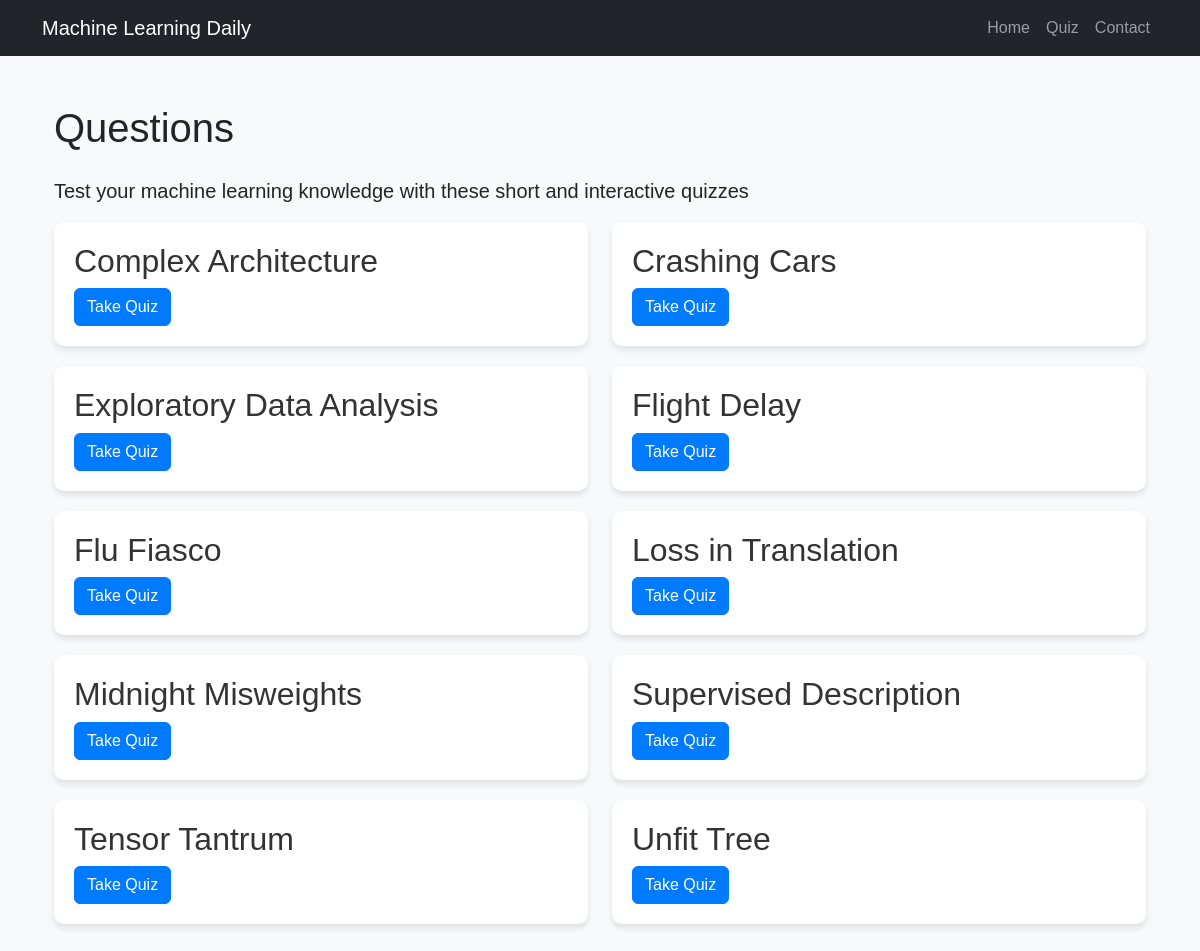
The page /quiz/ on the database as committed earlier.
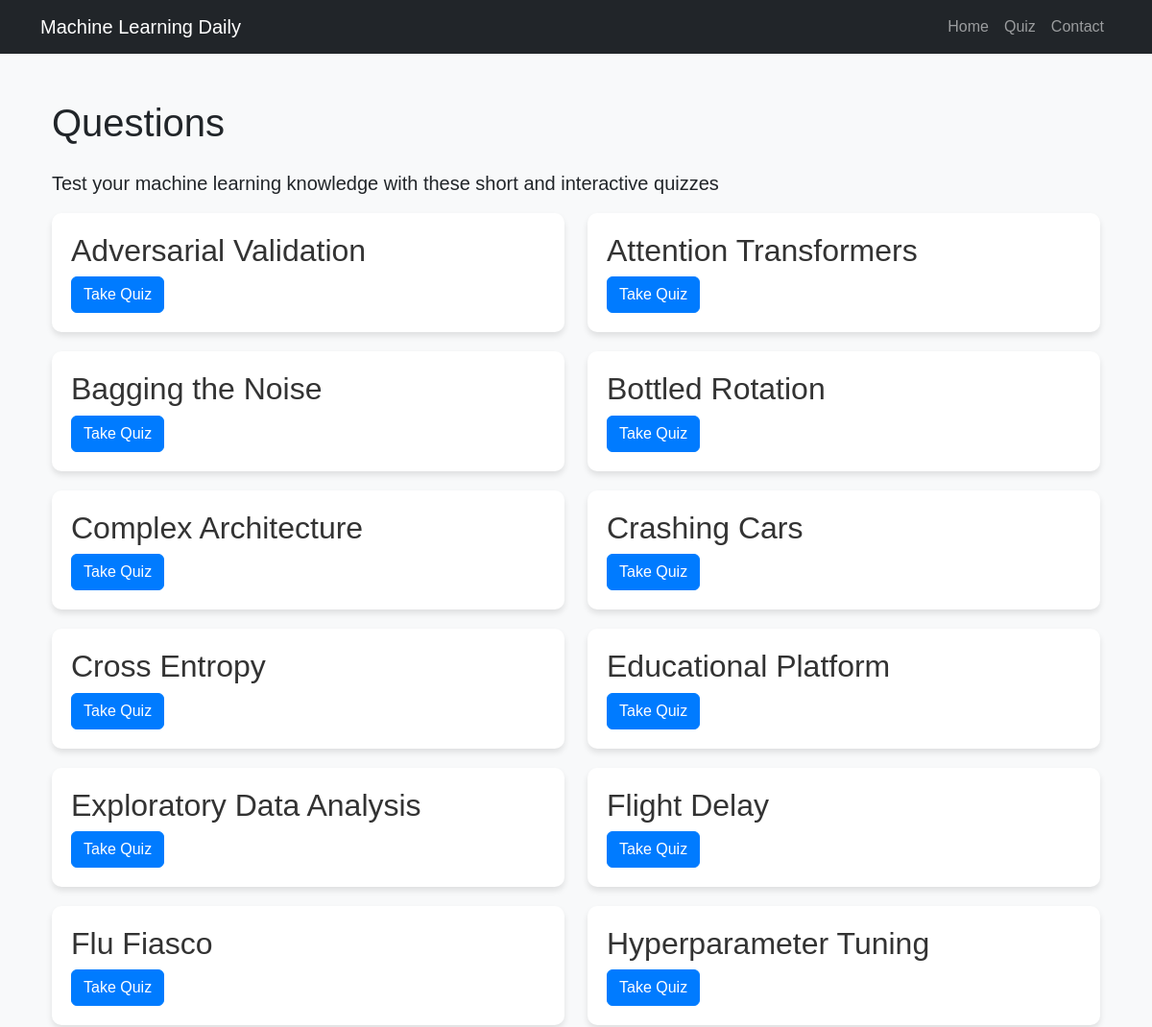
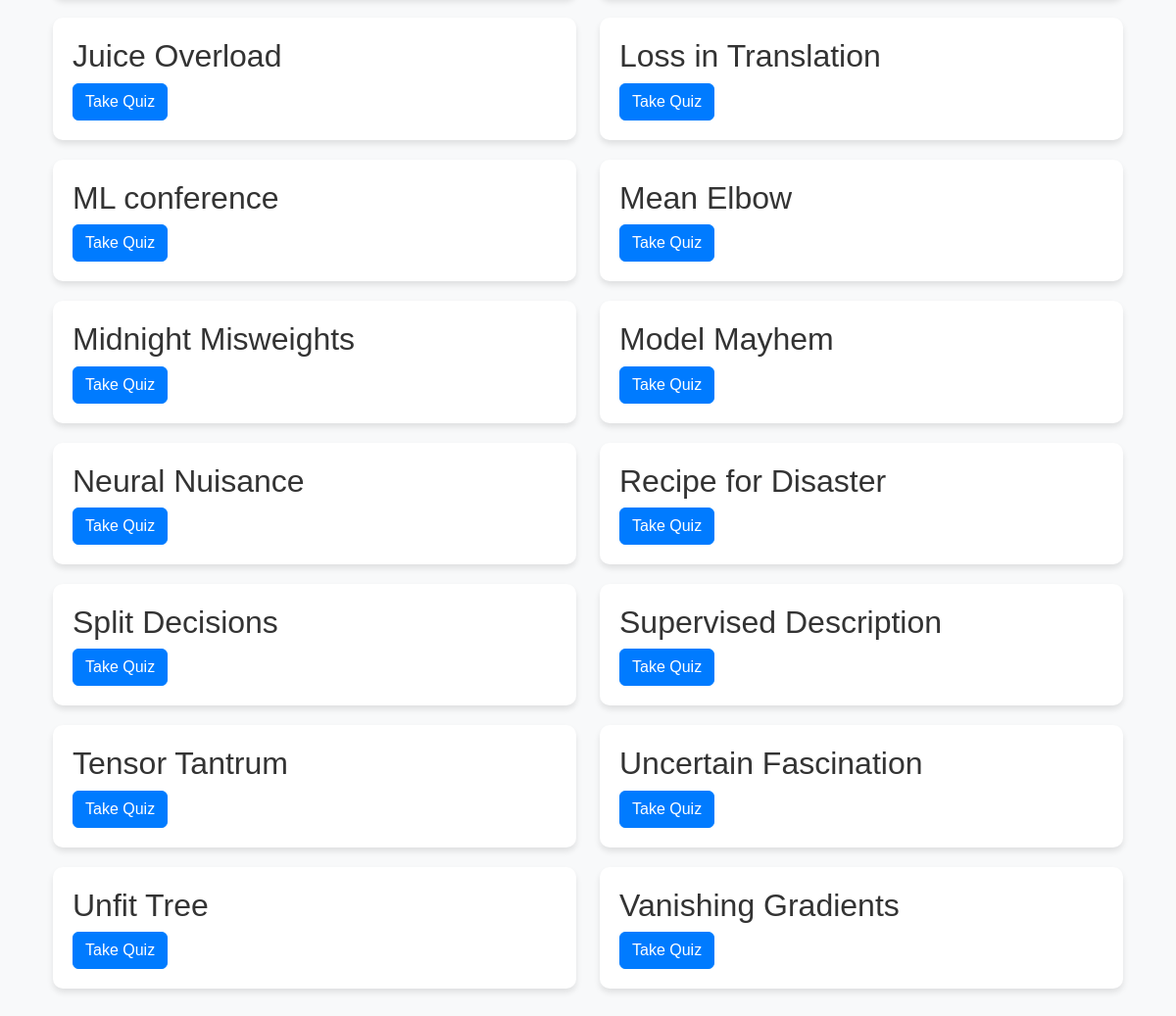
The same page on the database as committed later (2 pictures, top to bottom).
### quiz/models.py (models this page shows, shortened)
class Question(models.Model):
    title = models.CharField(max_length=255)
    text = models.TextField()
    explanation = models.TextField()
    class Meta:
        ordering = ['title']  # Order questions by title in the admin

### quiz/views.py (the view)
# urls.py: path('', views.quiz_page, name='quiz_page'),
def quiz_page(request):
    questions = Question.objects.all()
    return render(request, 'quiz/quiz_page.html', {'questions': questions})

### quiz/templates/quiz/quiz_page.html
{% extends "base.html" %}
{% block content %}
<div class="container">
    <h1 class="my-4">Questions</h1>
    <p class="lead">
        Test your machine learning knowledge with these short and interactive quizzes
    </p>
    <div class="row">
        {% for question in questions %}
            <div class="col-md-6">
                <div class="quiz-card">
                    <h2>{{ question.title }}</h2>
                    <a href="{% url 'question_detail' question.id %}" class="btn btn-primary">Take Quiz</a>
                </div>
            </div>
        {% endfor %}
    </div>
</div>
{% endblock %}

### templates/base.html (shortened to what this page needs)
{% load static %}
<!DOCTYPE html>
<html lang="en">
<head>
    <link href="https://cdn.jsdelivr.net/npm/bootstrap@5.3.0/dist/css/bootstrap.min.css" rel="stylesheet">
    <link rel="stylesheet" href="{% static 'quiz/css/styles.css' %}">
    <link href="https://cdnjs.cloudflare.com/ajax/libs/font-awesome/6.0.0-beta3/css/all.min.css" rel="stylesheet">
</head>
<body>
    <nav class="navbar navbar-expand-lg navbar-dark bg-dark">
        <div class="container">
            <a class="navbar-brand" href="{% url 'home' %}">Machine Learning Daily</a>
            <div class="collapse navbar-collapse" id="navbarNav">
                <ul class="navbar-nav ms-auto">
                    <li class="nav-item">
                        <a class="nav-link" href="{% url 'home' %}">Home</a>
                    </li>
                    <li class="nav-item">
                        <a class="nav-link" href="{% url 'quiz_page' %}">Quiz</a>
                    </li>
                    <li class="nav-item">
                        <a class="nav-link" href="{% url 'contact' %}">Contact</a>
                    </li>
                </ul>
            </div>
        </div>
    </nav>
    <main class="container my-5">
        {% block content %}{% endblock %}
    </main>
</body>
</html>

### static/quiz/css/styles.css (style rules this page uses)
body { font-family: Arial, sans-serif; background-color: #f8f9fa; }
.navbar { margin-bottom: 20px; }
.quiz-card { background-color: #fff; border-radius: 10px; box-shadow: 0 4px 6px rgba(0, 0, 0, 0.1); padding: 20px; margin-bottom: 20px; }
.quiz-card h2 { color: #333; }
.btn-primary { background-color: #007bff; border-color: #007bff; }

Rows that differ between the two databases and show on the page:
added Question: title "Adversarial Validation"
added Question: title "Attention Transformers"
added Question: title "Bagging the Noise"
added Question: title "Bottled Rotation"
added Question: title "Cross Entropy"
added Question: title "Educational Platform"
added Question: title "Hyperparameter Tuning"
added Question: title "Juice Overload"
added Question: title "ML conference"
added Question: title "Mean Elbow"
added Question: title "Model Mayhem"
added Question: title "Neural Nuisance"
added Question: title "Recipe for Disaster"
added Question: title "Split Decisions"
added Question: title "Uncertain Fascination"
added Question: title "Vanishing Gradients"
